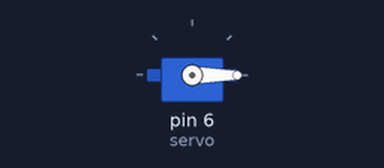
A sketch run on a simulated Arduino Uno, built with avr-gcc and run on an emulated ATmega328P. Parts: servo.

Above: at 0.05 s.
Timing chart, 0 to 5.8 s (numbered marks = the images above):
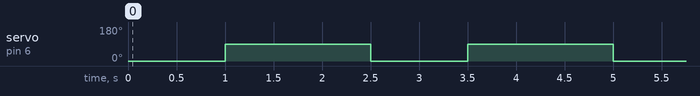

Measured:
- by itself, servo on pin 6 (servo): alternates 90° for 1.5 s and 0° for 1.0 s

The sketch:

calibrage_servomotor.ino
```cpp
#include <Servo.h>

/* Créer un objet Servo pour contrôler le servomoteur */
Servo servo;

void setup() {

  // Attache le servomoteur à la broche D9
  servo.attach(6);
}


void loop() {
  regarder_a_gauche();
  delay(1000);
  //regarder_a_droite();
  //delay(1000);
}
void regarder_a_droite(){
  servo.write(180); // demande au servo de se déplacer à cette position
  delay(1000);
  Serial.print("regarder_a_droite:");
  Serial.println(servo.read());
  servo.write(90);
  delay(500);
}

void regarder_a_gauche(){
  servo.write(0); // demande au servo de se déplacer à cette position
  delay(1000);
  servo.write(90);
  Serial.print("regarder_a_gauche:");
  Serial.println(servo.read());
  delay(500);
}


void retirer_decalage(){
  servo.write(0);
  delay(100);
}
```
